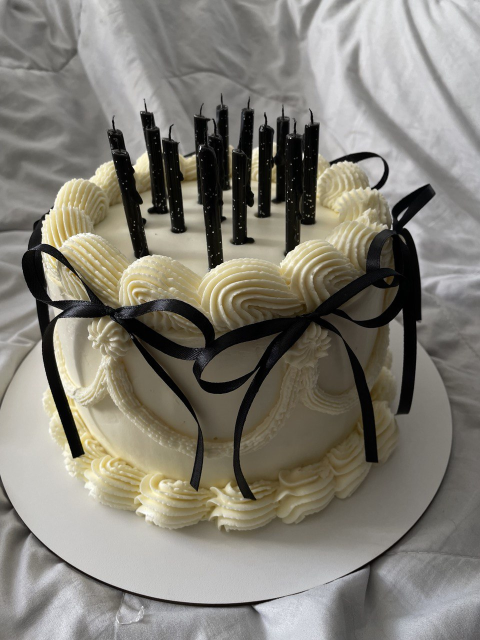
#> input picture image/image.jpg, 960 x 1280 px (shown at 1/2 size)
$ python CW_lesson4.py
#> lines starting #> are read from the running program, lines starting #| are printed output that depends on the picture; after the words box and inside, x2 and y2 are one past the last pixel; in counts of white or black regions, pixels touching at a corner belong together
import cv2
import numpy as np
img = cv2.imread('image/image.jpg')
#> img is the input picture: shape (1280, 960, 3); mean B, G, R 118.2, 127.6, 131
scale = 1
img = cv2.resize(img, (img.shape[1] // scale, img.shape[0] // scale))
print(img.shape)
#| (1280, 960, 3)
img_copy_color = img.copy()


img_copy = img.copy()

img_copy = cv2.cvtColor(img_copy, cv2.COLOR_BGR2GRAY)
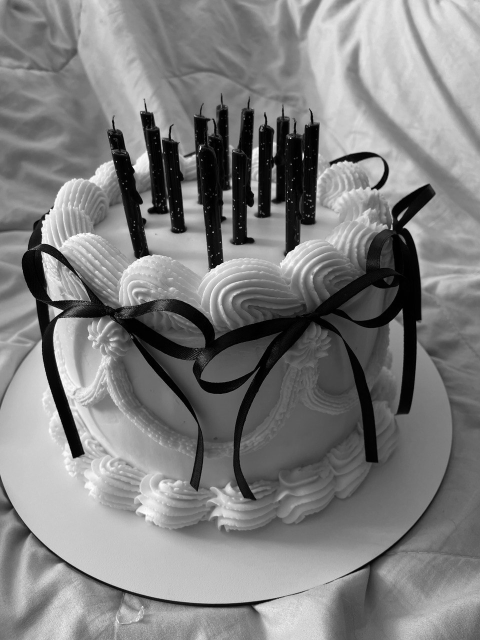
#> img_copy: shape (1280, 960) (shown at 1/2 size); min 0, max 255, mean 127.6
img_copy = cv2.GaussianBlur(img_copy, (5, 5), 2)

img_copy = cv2.equalizeHist(img_copy)   #посилення контрасту
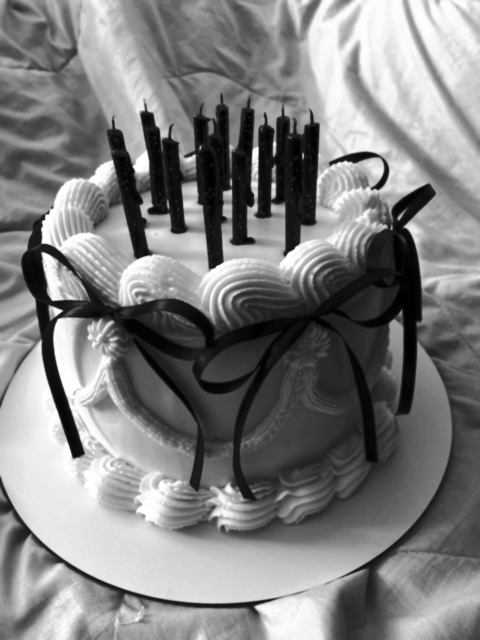
#> img_copy: shape (1280, 960) (shown at 1/2 size); min 0, max 255, mean 128.2

img_copy = cv2.Canny(img_copy, 50, 100) #тут треба погратися
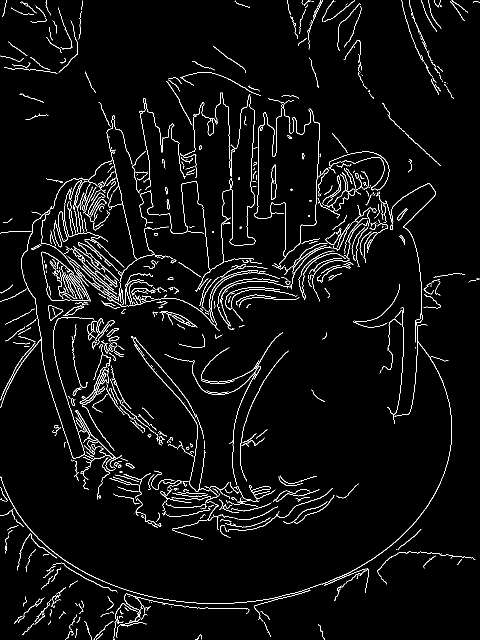
#> img_copy: shape (1280, 960) (shown at 1/2 size); 3.7% white in thin lines or dots


#пошук контурів
contours, hierarchy = cv2.findContours(img_copy, cv2.RETR_EXTERNAL, cv2.CHAIN_APPROX_SIMPLE)  #RETR_EXTERNAL - режим отримання\знаходить найвищий(крайній) контури
#> contours = 877 contours, 739 with area under 20; largest, box (x1, y1, x2, y2) and area: (116, 422, 136, 484) 553, (542, 329, 553, 399) 540, (97, 610, 127, 642) 484, (0, 683, 904, 1208) 367, (393, 205, 433, 271) 322
                                                                                              #апроксимація - процес наближеного вираження одних велечинб або одних через інші
#малювання контурів, прямокутників та тексту
for cnt in contours:
    area = cv2.contourArea(cnt)  #визначаємо площу контура
    if area > 100:
        x, y, w, h = cv2.boundingRect(cnt) #створює найменший прямокутник який вмістить у собі контур

        cv2.drawContours(img_copy_color, [cnt], -1, (0, 255, 0), 2) #контур, список контурів який ми малюємо

        cv2.rectangle(img_copy_color, (x, y), (x + w, y + h), (0, 255, 0), 2)
        text_y = y - 5 if y - 5 > 10 else y + 15
        text = f'x:{x}, y: {y}, S:{int(area)}'
        cv2.putText(img_copy_color, text, (x, text_y), cv2.FONT_HERSHEY_SIMPLEX, 0.5, (0, 0, 255), 1)
#> this loop made 877 passes
#> (area, x, y, w, h, text_y, text) on passes 172, 222, 305, 313, 321, 322, 331, 349, 365, 597, 601, 656: (238, 468, 971, 83, 33, 966, 'x:468, y: 971, S:238'), (306, 172, 881, 71, 61, 876, 'x:172, y: 881, S:306'), (144, 268, 688, 151, 296, 683, 'x:268, y: 688, S:144'), (367, 0, 683, 904, 525, 678, 'x:0, y: 683, S:367'), (115, 269, 674, 139, 204, 669, 'x:269, y: 674, S:115'), (116.5, 217, 673, 21, 10, 668, 'x:217, y: 673, S:116'), (100.5, 213, 656, 25, 18, 651, 'x:213, y: 656, S:100'), (121.5, 343, 630, 47, 24, 625, 'x:343, y: 630, S:121'), (484, 97, 610, 30, 32, 605, 'x:97, y: 610, S:484'), (553, 116, 422, 20, 62, 417, 'x:116, y: 422, S:553'), (222.5, 0, 419, 187, 498, 414, 'x:0, y: 419, S:222'), (141.5, 782, 367, 90, 467, 362, 'x:782, y: 367, S:141')
#> area on passes 14, 40, 50: 22, 25, 23.5
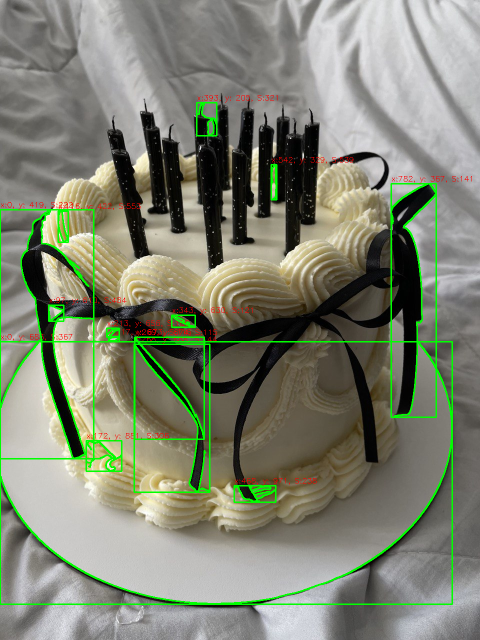
#> img_copy_color: shape (1280, 960, 3) (shown at 1/2 size); 3.64% of pixels changed, all inside (x1, y1, x2, y2) = (0, 190, 944, 1210)


cv2.imshow('image', img_copy_color)
cv2.imshow('copy border', img_copy)
cv2.waitKey(0)
cv2.destroyAllWindows()
cv2.imshow('borders', img)
cv2.waitKey(0)
cv2.destroyAllWindows()
